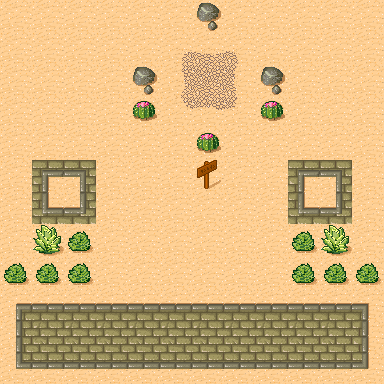

The image is a tile-based game level rendered from a .tmx file. Its description and complete source (layers, tilesets, objects, tile grids) follow:
An orthogonal 12x12 tile map with 32x32 px tiles, 1 tile layer (capa0).

<map version="1.0" tiledversion="1.1.2" orientation="orthogonal" renderorder="right-down" width="12" height="12" tilewidth="32" tileheight="32" infinite="0" nextobjectid="1">
 <tileset firstgid="1" source="tmw_desert.tsx" />
 <layer name="capa0" width="12" height="12">
  <data encoding="csv">
30,30,30,30,30,30,32,30,30,30,30,30,
30,30,30,30,30,6,7,8,30,30,30,30,
30,30,30,30,32,14,15,16,32,30,30,30,
30,30,30,30,31,22,23,24,31,30,30,30,
30,30,30,30,30,30,31,30,30,30,30,30,
30,20,21,30,30,30,46,30,30,20,21,30,
30,28,29,30,30,30,30,30,30,28,29,30,
30,40,48,30,30,30,30,30,30,48,40,30,
48,48,48,30,30,30,30,30,30,48,48,48,
1,2,2,2,2,2,2,2,2,2,2,3,
9,10,10,10,10,10,10,10,10,10,10,11,
17,18,18,18,18,18,18,18,18,18,18,19
</data>
 </layer>
</map>
